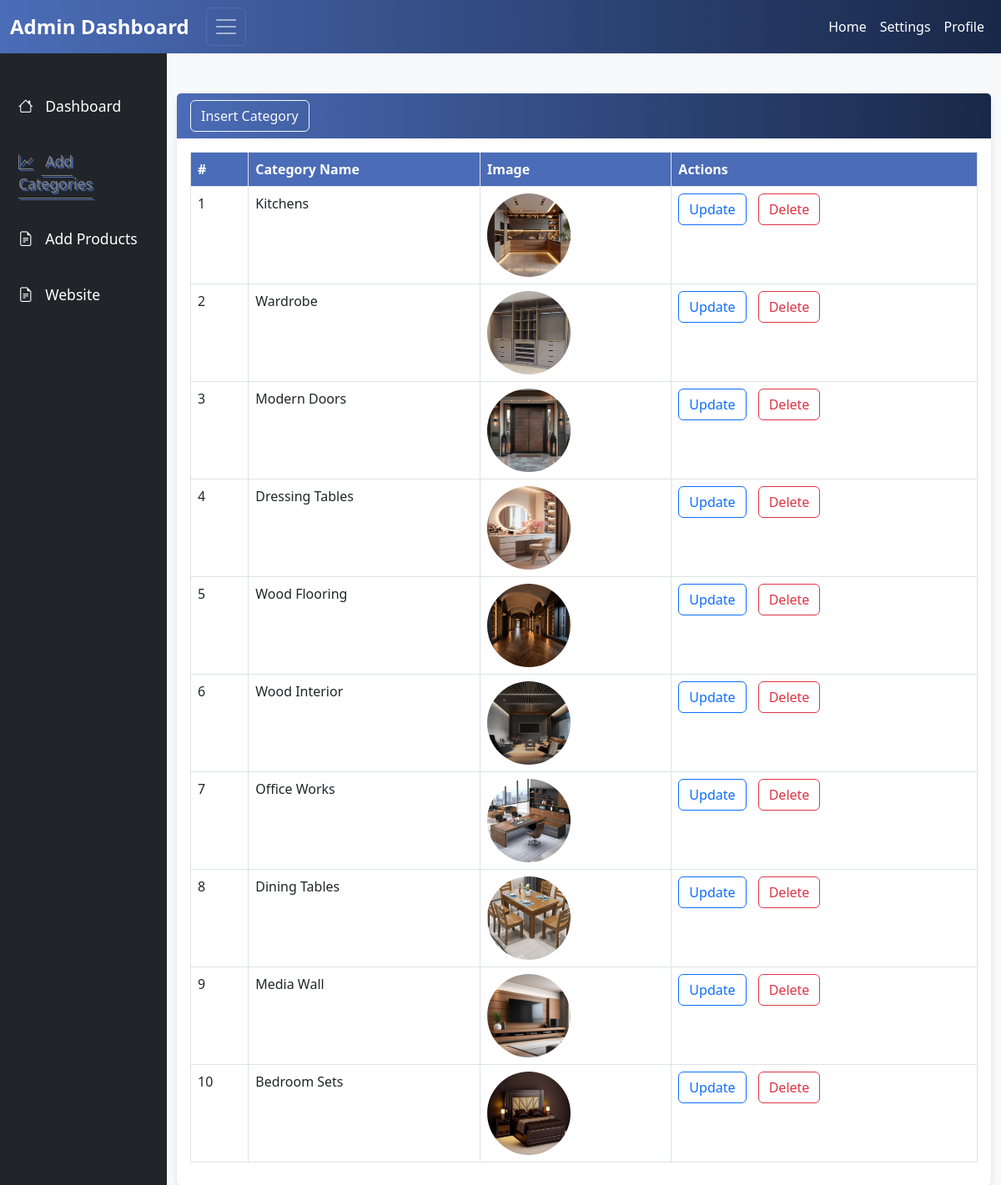
The page /Dashboard/categories.php on the database its author committed.
### tables this page shows
CREATE TABLE `categories` (
  `id` int(11) NOT NULL,
  `c_name` varchar(255) DEFAULT NULL,
  `c_img` varchar(255) DEFAULT NULL
);

### Dashboard/categories.php (the view, shortened to what this page needs)
<?php
include '../connect.php';
include 'header.php';
?>
<div class="col-10 col-md-10 col-sm-10 col-lg-10">
    <div class="row mt-4">
        <div class="col-12">
            <div class="card">
                <div class="card-header">
                    <button type="button" data-bs-toggle="modal" data-bs-target="#addcategoryies" class="btn btn-outline-light">
                        Insert Category
                    </button>
                </div>
                <div class="card-body">
                    <table class="table table-bordered">
                        <thead>
                            <tr>
                                <th>#</th>
                                <th>Category Name</th>
                                <th>Image</th>
                                <th>Actions</th>
                            </tr>
                        </thead>
                        <tbody>
                            <?php
                            $sno = 1;
                            $result = mysqli_query($connection, 'SELECT * FROM categories');
                            foreach ($result as $data) {
                            ?>
                                <tr>
                                    <td><?php echo $sno++; ?></td>
                                    <td><?php echo $data['c_name']; ?></td>
                                    <td>
                                        <img src="../category_img/<?php echo $data['c_img']; ?>" style="width: 100px;height:100px;border-radius:50%" alt="Category Image">
                                    </td>
                                    <td>
                                        <button class="btn btn-outline-primary" data-bs-toggle="modal"
                                            data-bs-target="#update_<?php echo $data['id'] ?>" style="margin-right:10px;">Update</button>
                                        <button class="btn btn-outline-danger" data-bs-toggle="modal"
                                            data-bs-target="#delete_<?php echo $data['id'] ?>">Delete</button>
                                    </td>
                                </tr>
                            <?php
                            }
                            ?>
                        </tbody>
                    </table>
                </div>
            </div>
        </div>
    </div>
    <?php
    include 'footer.php';
    ?>

### Dashboard/header.php (style rules this page uses)
body { background-color: #f8f9fa; }
.card { border: none; border-radius: 12px; box-shadow: 0 4px 8px rgba(0, 0, 0, 0.1); transition: transform 0.3s; }
.card-header { background: linear-gradient(90deg, #4b6cb7 0%, #182848 100%); color: white; border-bottom: none; }
.table th { background-color: #4b6cb7; color: white; }

### rows shown on the page
categories: c_name "Kitchens", c_img (picture)
categories: c_name "Wardrobe", c_img (picture)
categories: c_name "Modern Doors", c_img (picture)
categories: c_name "Dressing Tables", c_img (picture)
categories: c_name "Wood Flooring", c_img (picture)
categories: c_name "Wood Interior", c_img (picture)
categories: c_name "Office Works", c_img (picture)
categories: c_name "Dining Tables", c_img (picture)
categories: c_name "Media Wall", c_img (picture)
categories: c_name "Bedroom Sets", c_img (picture)
